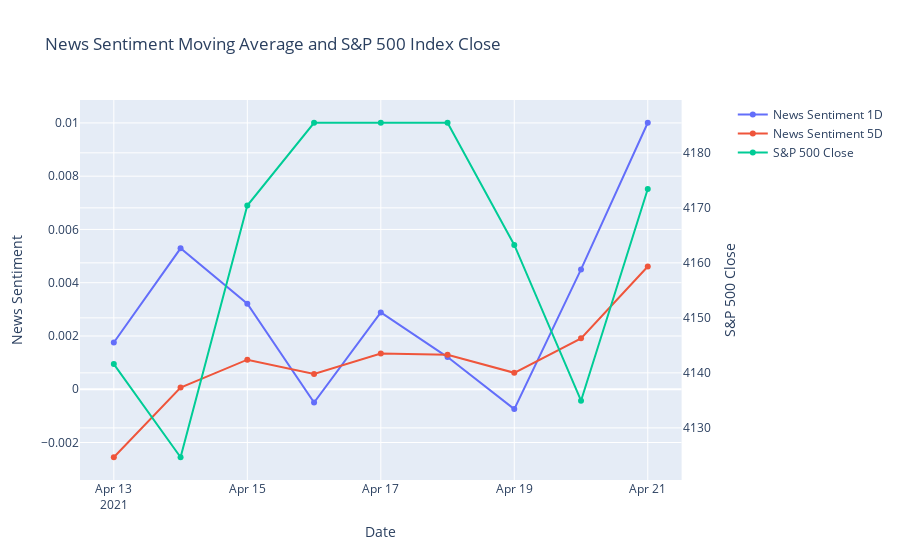

The cell this chart's notebook holds for it:
### Code cell
# secondary y-axis
fig = make_subplots(specs=[[{'secondary_y': True}]])

fig.add_trace(go.Scatter(x=list(sp500_adj.index), y=sp500_adj['Sentiment_1D'], name='News Sentiment 1D'), secondary_y=False,)
fig.add_trace(go.Scatter(x=list(sp500_adj.index), y=sp500_adj['Sentiment_5D'], name='News Sentiment 5D'), secondary_y=False,)
#fig.add_trace(go.Scatter(x=list(sp500_adj.index), y=sp500_adj['Sentiment_20D'], name='News Sentiment 20D'), secondary_y=False,)
#fig.add_trace(go.Scatter(x=list(sp500_adj.index), y=sp500_adj['Sentiment_60D'], name='News Sentiment 60D'), secondary_y=False,)
fig.add_trace(go.Scatter(x=list(sp500_adj.index), y=sp500_adj['S&P 500 Close'], name='S&P 500 Close'), secondary_y=True,)
fig.update_layout(title_text='News Sentiment Moving Average and S&P 500 Index Close')
fig.update_xaxes(title_text='Date')
fig.update_yaxes(title_text="News Sentiment", secondary_y=False)
fig.update_yaxes(title_text="S&P 500 Close", secondary_y=True)

fig.show()

### Figure 1 — Plotly figure (JSON) as saved in the notebook; plotly's stock layout.template omitted (floating-point values rounded to 4 significant figures)
{"data": [{"name": "News Sentiment 1D", "type": "scatter", "x": ["2021-04-13T00:00:00", "2021-04-14T00:00:00", "2021-04-15T00:00:00", "2021-04-16T00:00:00", "2021-04-17T00:00:00", "2021-04-18T00:00:00", "2021-04-19T00:00:00", "2021-04-20T00:00:00", "2021-04-21T00:00:00"], "xaxis": "x", "y": [0.001753, 0.005291, 0.003208, -0.0004986, 0.002882, 0.001208, -0.0007468, 0.004499, 0.01001], "yaxis": "y"}, {"name": "News Sentiment 5D", "type": "scatter", "x": ["2021-04-13T00:00:00", "2021-04-14T00:00:00", "2021-04-15T00:00:00", "2021-04-16T00:00:00", "2021-04-17T00:00:00", "2021-04-18T00:00:00", "2021-04-19T00:00:00", "2021-04-20T00:00:00", "2021-04-21T00:00:00"], "xaxis": "x", "y": [-0.002554, 6.105e-05, 0.00111, 0.0005739, 0.001343, 0.001298, 0.0006165, 0.00191, 0.004609], "yaxis": "y"}, {"name": "S&P 500 Close", "type": "scatter", "x": ["2021-04-13T00:00:00", "2021-04-14T00:00:00", "2021-04-15T00:00:00", "2021-04-16T00:00:00", "2021-04-17T00:00:00", "2021-04-18T00:00:00", "2021-04-19T00:00:00", "2021-04-20T00:00:00", "2021-04-21T00:00:00"], "xaxis": "x", "y": [4142.0, 4125.0, 4170.0, 4185.0, 4185.0, 4185.0, 4163.0, 4135.0, 4173.0], "yaxis": "y2"}], "layout": {"title": {"text": "News Sentiment Moving Average and S&P 500 Index Close"}, "xaxis": {"anchor": "y", "domain": [0, 0.94], "title": {"text": "Date"}}, "yaxis": {"anchor": "x", "domain": [0, 1], "title": {"text": "News Sentiment"}}, "yaxis2": {"anchor": "x", "overlaying": "y", "side": "right", "title": {"text": "S&P 500 Close"}}}}
